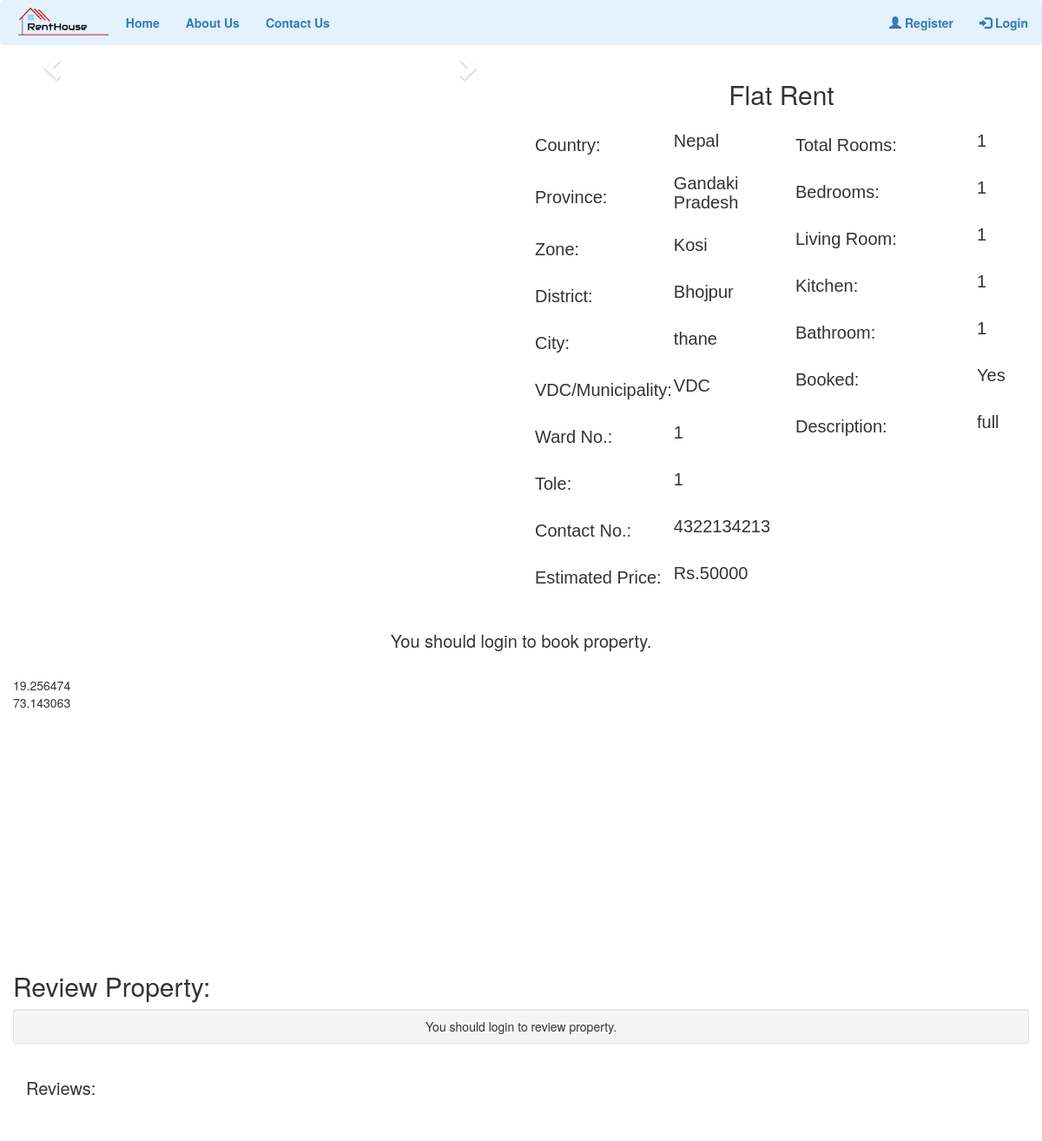
The page /view-property.php?property_id=15 on the database its author committed.
### tables this page shows
CREATE TABLE `add_property` (
  `property_id` int(10) NOT NULL,
  `country` varchar(50) NOT NULL,
  `province` varchar(50) NOT NULL,
  `zone` varchar(50) NOT NULL,
  `district` varchar(50) NOT NULL,
  `city` varchar(100) NOT NULL,
  `vdc_municipality` varchar(50) NOT NULL,
  `ward_no` int(10) NOT NULL,
  `tole` varchar(100) NOT NULL,
  `contact_no` bigint(10) NOT NULL,
  `property_type` varchar(50) NOT NULL,
  `estimated_price` bigint(10) NOT NULL,
  `total_rooms` int(10) NOT NULL,
  `bedroom` int(10) NOT NULL,
  `living_room` int(10) NOT NULL,
  `kitchen` int(10) NOT NULL,
  `bathroom` int(10) NOT NULL,
  `description` varchar(2000) NOT NULL,
  `booked` enum('Yes','No') DEFAULT 'No',
  `latitude` decimal(9,6) NOT NULL,
  `longitude` decimal(9,6) NOT NULL,
  `owner_id` int(10) NOT NULL
);

### view-property.php (the view, shortened to what this page needs)
<!DOCTYPE html>
<html>
<head>
</head>
<body>
<?php
include('navbar.php');
include('booking-engine.php');
?>
<?php
	$property_id=$_GET['property_id'];
    $sql="SELECT * from add_property where property_id='$property_id'";
	$query=mysqli_query($db,$sql);
	if(mysqli_num_rows($query)>0)
{
    while($rows=mysqli_fetch_assoc($query)){
?>
<div class="container-fluid">
  <div class="row">
    <div class="col-sm-6">
<div id="myCarousel" class="carousel slide" data-ride="carousel">
  <a class="left carousel-control" href="#myCarousel" role="button" data-slide="prev">
    <span class="glyphicon glyphicon-chevron-left" aria-hidden="true"></span>
  </a>
  <a class="right carousel-control" href="#myCarousel" role="button" data-slide="next">
    <span class="glyphicon glyphicon-chevron-right" aria-hidden="true"></span>
  </a>
</div>
</div>
<div class="col-sm-6">
  <center><h2><?php echo $rows['property_type'] ?></h2></center>
  <div class="row">
    <div class="col-sm-6">
      <div class="row">
      <div class="col-sm-6">
          <table>
            <tr>
              <td><h3>Country:</h3></td>
              <td><h4><?php echo $rows['country']; ?></h4></td>
            </tr>
            <tr>
              <td><h3>Province:</h3></td>
              <td><h4><?php echo $rows['province']; ?></h4></td>
            </tr>
            <tr>
              <td><h3>Zone:</h3></td>
              <td><h4><?php echo $rows['zone']; ?></h4></td>
            </tr>
            <tr>
              <td><h3>District:</h3></td>
              <td><h4><?php echo $rows['district']; ?></h4></td>
            </tr>
            <tr>
              <td><h3>City:</h3></td>
              <td><h4><?php echo $rows['city']; ?></h4></td>
            </tr>
            <tr>
              <td><h3>VDC/Municipality:</h3></td>
              <td><h4><?php echo $rows['vdc_municipality']; ?></h4></td>
            </tr>
            <tr>
              <td><h3>Ward No.:</h3></td>
              <td><h4><?php echo $rows['ward_no']; ?></h4></td>
            </tr>
            <tr>
              <td><h3>Tole:</h3></td>
              <td><h4><?php echo $rows['tole']; ?></h4></td>
            </tr>
            <tr>
              <td><h3>Contact No.:</h3></td>
              <td><h4><?php echo $rows['contact_no']; ?></h4></td>
            </tr>
            <tr>
              <td><h3>Estimated Price:</h3></td>
              <td><h4>Rs.<?php echo $rows['estimated_price']; ?></h4></td>
            </tr>
          </table>
        </div>
      </div>
    </div>
    <div class="col-sm-6">
      <table>
            <tr>
              <td><h3>Total Rooms:</h3></td>
              <td><h4><?php echo $rows['total_rooms']; ?></h4></td>
            </tr>
            <tr>
              <td><h3>Bedrooms:</h3></td>
              <td><h4><?php echo $rows['bedroom']; ?></h4></td>
            </tr>
            <tr>
              <td><h3>Living Room:</h3></td>
              <td><h4><?php echo $rows['living_room']; ?></h4></td>
            </tr>
            <tr>
              <td><h3>Kitchen:</h3></td>
              <td><h4><?php echo $rows['kitchen']; ?></h4></td>
            </tr>
            <tr>
              <td><h3>Bathroom:</h3></td>
              <td><h4><?php echo $rows['bathroom']; ?></h4></td>
            </tr>
            <tr>
              <td><h3>Booked:</h3></td>
              <td><h4><?php echo $rows['booked']; ?></h4></td>
            </tr>
            <tr>
              <td><h3>Description:</h3></td>
              <td><h4><?php echo $rows['description']; ?></h4></td>
            </tr>
          </table>
    </div>
  </div>
</div>
</div>
<br>
<?php
if(isset($_SESSION["email"]) && !empty($_SESSION['email'])){
?>
<form method="POST">
<div class="row">
  <div class="col-sm-6">
    <?php
    $booked=$rows['booked'];
    if ($booked=='No'){ ?>
      <input type="hidden" name="property_id" value="<?php echo $rows['property_id']; ?>">
    <input type="submit" class="btn btn-lg btn-primary" name="book_property" style="width: 100%" value="Book Property">
  <?php } else { ?>
    <input type="submit" class="btn btn-lg btn-primary" style="width: 100%" value="Property Booked" disabled>
  <?php } ?>
  </div>
</form>
<form method="POST" action="chatpage.php">
  <div class="col-sm-6">
    <input type="hidden" name="owner_id" value="<?php echo $rows['owner_id']; ?>">
    <input type="submit" class="btn btn-lg btn-success" name="send_message" style="width: 100%" value="Send Message" >
  </div>
  </form>
</div>
<?php }
else{
  echo "<center><h3>You should login to book property.</h3></center>";
}
 ?>
<br>
<div id="map" style="width: 100%; height: 300px;">
  <div id="lat"><?php echo  $rows['latitude'];?></div>
  <div id="lon"><?php echo  $rows['longitude'];?></div>
</div>
<br>
<?php }} ?>
</div>
<div class="container-fluid">
  <h2>Review Property:</h2>
      <div class="well well-sm">
            <div class="text-right">
<?php
if(isset($_SESSION["email"]) && !empty($_SESSION['email'])){
?>
                <a class="btn btn-success btn-info" href="#reviews-anchor" style="width: 100%" id="open-review-box">Leave a Review</a>
            </div>
            <div class="row" id="post-review-box" style="display:none;">
                <div class="col-md-12">
                    <form accept-charset="UTF-8" method="POST">
                      <input name="property_id" type="hidden" value="<?php echo $property_id; ?>">
                        <input id="ratings-hidden" name="rating" type="hidden">
                        <textarea class="form-control animated" cols="50" id="new-review" name="comment" placeholder="Enter your review here..." rows="5"></textarea>
                        <div class="text-right">
                            <div class="stars starrr" data-rating="0"></div>
                            <a class="btn btn-danger btn-sm" href="#" id="close-review-box" style="display:none; margin-right: 10px;">
                            <span class="glyphicon glyphicon-remove"></span>Cancel</a>
                            <button class="btn btn-success btn-lg" type="submit" name="review">Save</button>
                        </div>
                    </form>
                </div>
                </div>
              <?php }
              else{
                echo "<center>You should login to review property.</center>";
              }
              ?>
        </div>
</div>
<?php
echo '<div class="container-fluid">';
    echo '<h3>Reviews:</h3>';
    echo '</div>';
      ?>
<br><br>
</body>
</html>

### view-property.php (style rules this page uses)
h3 { font-size: 20px; }
h4 { font-size: 20px; }
table { font-family: arial, sans-serif; border-collapse: collapse; width: 100%; }
td, th { text-align: left; padding: 1px; }

### rows shown on the page
add_property: property_type "Flat Rent", country "Nepal", province "Gandaki Pradesh", zone "Kosi", district "Bhojpur", city "thane", vdc_municipality "VDC", ward_no "1", tole "1", contact_no "4322134213", estimated_price "50000", total_rooms "1", bedroom "1", living_room "1", kitchen "1", bathroom "1", booked "Yes", description "full", latitude "19.256474", longitude "73.143063"
